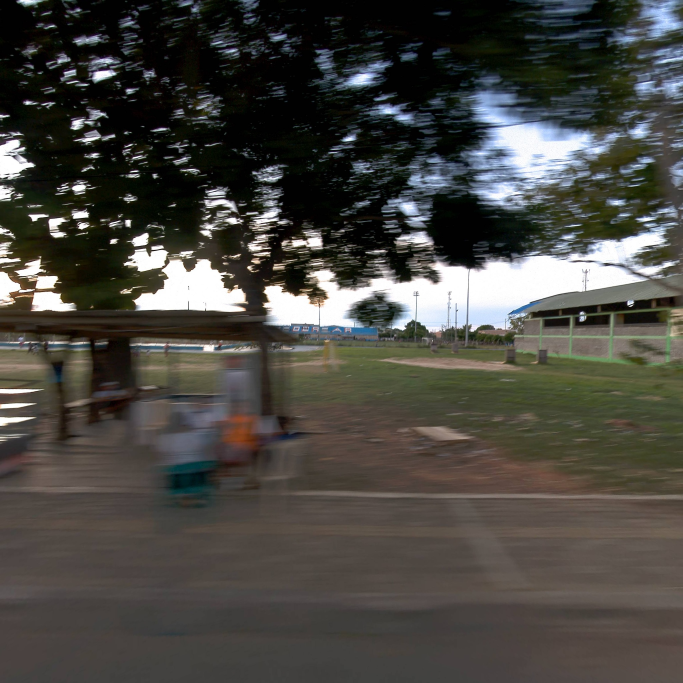
#> input picture train/aceptable/Derecha_Mosaic_pano_2024-12-19_01-03-07_000320.jpg, 2048 x 2048 px (shown at 1/3 size)
$ python -i desenfoque.py   (imports and definitions only)   (older library calls are emulated)
#> lines starting #> are read from the running program, lines starting #| are printed output that depends on the picture; after the words box and inside, x2 and y2 are one past the last pixel; in counts of white or black regions, pixels touching at a corner belong together
#> further down, picture is the input picture: shape (2048, 2048, 3); mean B, G, R 65.9, 71.1, 72.6
# models/modelo_desenfoque.py
from .base_model import BaseModel
from config import *
from sklearn.model_selection import train_test_split
from sklearn.metrics import accuracy_score
import numpy as np
import xgboost as xgb
import cv2
from skimage.feature import graycomatrix, graycoprops
from skimage.metrics import structural_similarity as ssim
from skimage.measure import shannon_entropy
import warnings

class ModeloDesenfoque(BaseModel):
    # [55 lines left out: functions __init__, entrenar, not called in this run]


def calcular_metricas_desenfoque(imagen_bgr):
    """Calcula métricas especializadas para detección de desenfoque"""
    gray = cv2.cvtColor(imagen_bgr, cv2.COLOR_BGR2GRAY).astype(np.uint8)
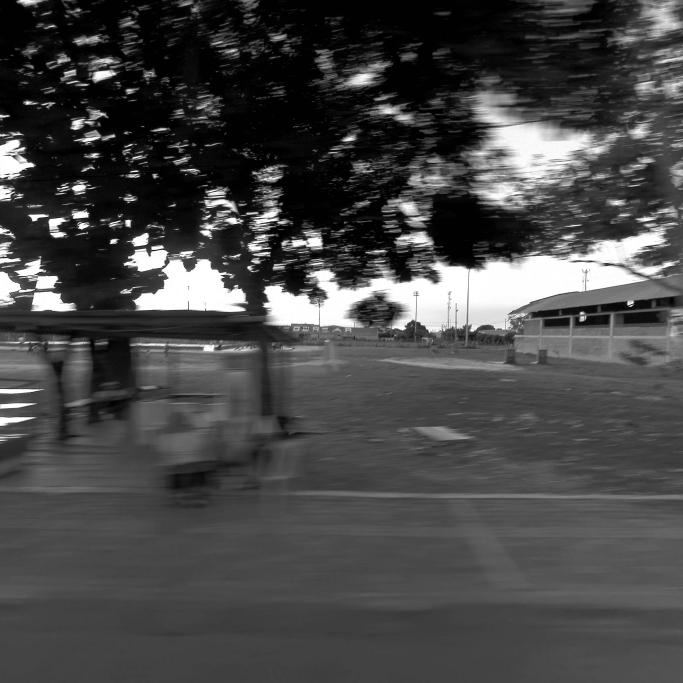
#> gray: shape (2048, 2048) (shown at 1/3 size); min 0, max 255, mean 70.9
    metricas = {}

    # 1. GLCM (textura)
    try:
        glcm = graycomatrix(gray, distances=[1], angles=[0], symmetric=True, normed=True)
        metricas['glcm_contrast'] = float(graycoprops(glcm, 'contrast')[0, 0])
        metricas['glcm_homogeneity'] = float(graycoprops(glcm, 'homogeneity')[0, 0])
    except Exception:
        metricas['glcm_contrast'] = 0
        metricas['glcm_homogeneity'] = 0

    # 2. Entropía
    try:
        metricas['entropy'] = float(shannon_entropy(gray))
    except Exception:
        metricas['entropy'] = 0

    # 3. Análisis de frecuencia FFT
    fft = np.fft.fft2(gray.astype(float))
    fft_shift = np.fft.fftshift(fft)
    magnitude = np.log1p(np.abs(fft_shift))  # log1p evita warnings de log(0)
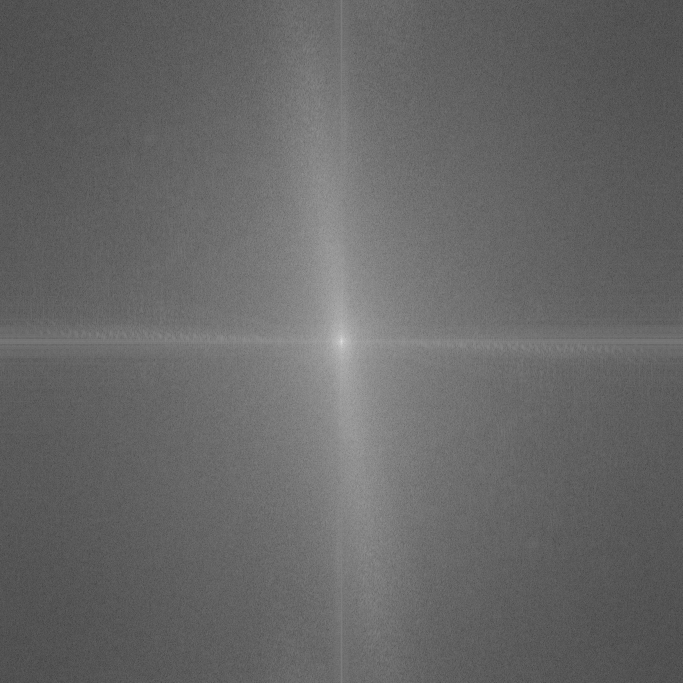
#> magnitude: shape (2048, 2048) float64 (shown at 1/3 size); min 0.886, max 19.51, mean 8.45; drawn with min black and max white

    cy, cx = gray.shape[0] // 2, gray.shape[1] // 2
#> cy = 1024; cx = 1024
    high_freq = magnitude[cy-15:cy+15, cx-15:cx+15]
    low_freq = magnitude.copy()
    low_freq[cy-25:cy+25, cx-25:cx+25] = 0
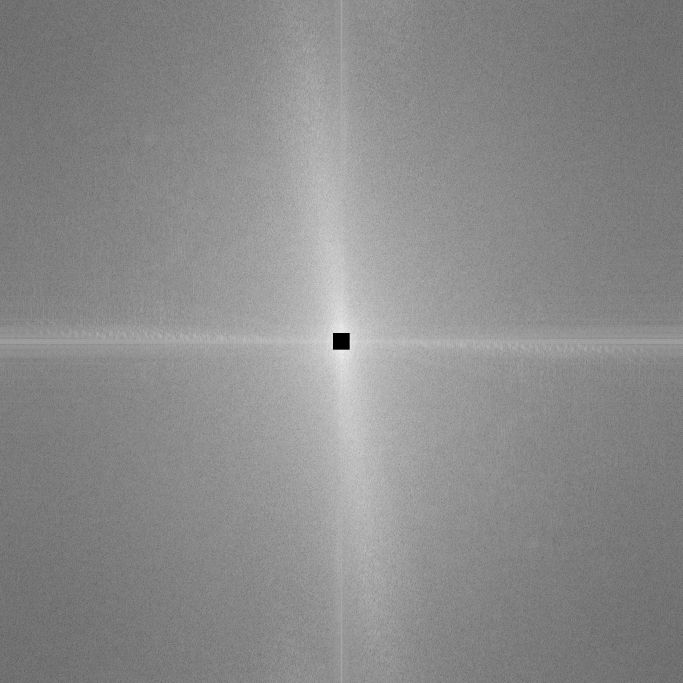
#> low_freq: shape (2048, 2048) float64 (shown at 1/3 size); min 0, max 15.44, mean 8.44; drawn with min black and max white

    mean_low = np.mean(low_freq[low_freq > 0]) if np.any(low_freq > 0) else 1e-6
#> mean_low = 8.44
    metricas['freq_ratio'] = float(np.mean(high_freq) / mean_low)

    # 4. Energía FFT
    metricas['fft_energy'] = float(np.sum(magnitude**2) / gray.size)

    # 5. SSIM (silenciar warnings si la imagen es plana)
    with warnings.catch_warnings():
        warnings.simplefilter("ignore")
        try:
            small = cv2.resize(gray, (256, 256))
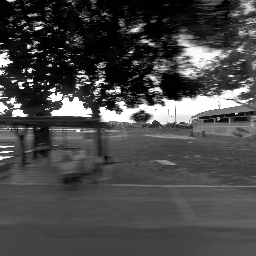
#> small: shape (256, 256); min 0, max 255, mean 71
            blurred = cv2.GaussianBlur(small, (5, 5), 0.5)
            metricas['ssim'] = float(ssim(small, blurred, data_range=small.max() - small.min() + 1e-6))
        except Exception:
            metricas['ssim'] = 0

    # 6. Blur extent
    try:
        edges = cv2.Canny(gray, 50, 150)
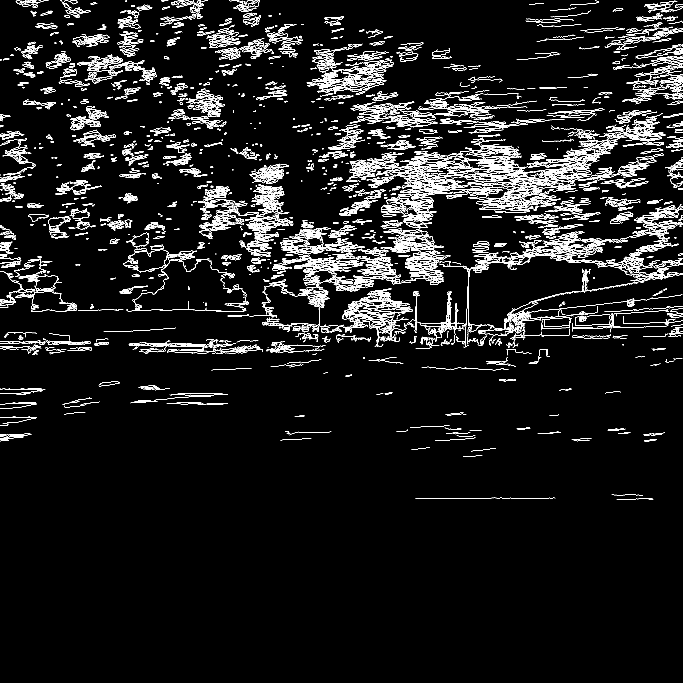
#> edges: shape (2048, 2048) (shown at 1/3 size); 4.6% white in thin lines or dots, all inside (x1, y1, x2, y2) = (0, 0, 2048, 1499)
        if np.any(edges):
            edge_gradient = np.abs(cv2.Sobel(gray, cv2.CV_64F, 1, 1, ksize=3))
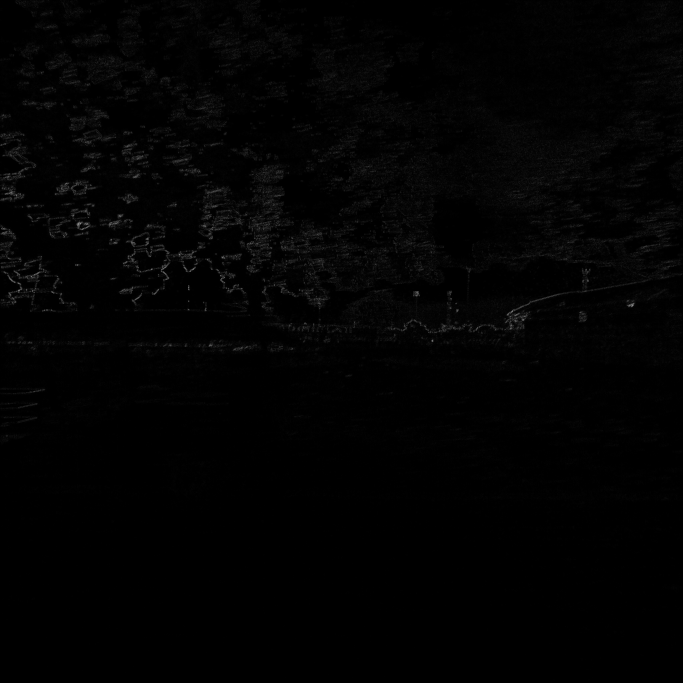
#> edge_gradient: shape (2048, 2048) float64 (shown at 1/3 size); min 0, max 308, mean 3.5; drawn with min black and max white
            metricas['blur_extent'] = float(np.mean(edge_gradient[edges > 0]))
        else:
            metricas['blur_extent'] = 0.0
    except Exception:
        metricas['blur_extent'] = 0

    # 7. Varianza Laplaciana
    try:
        laplacian = cv2.Laplacian(gray, cv2.CV_64F)
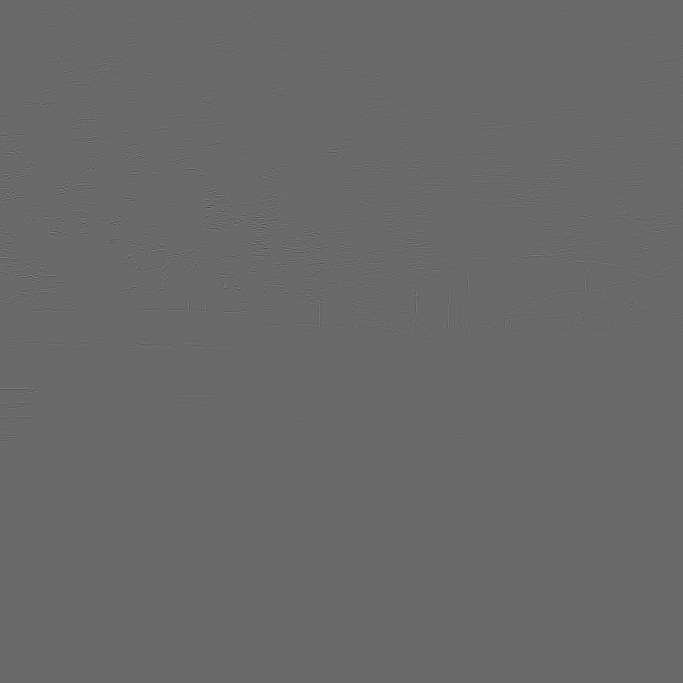
#> laplacian: shape (2048, 2048) float64 (shown at 1/3 size); min -343, max 481, mean 0; drawn with min black and max white
        metricas['laplacian_variance'] = float(np.var(laplacian))
    except Exception:
        metricas['laplacian_variance'] = 0

    return metricas

>>> import cv2
>>> picture = cv2.imread('../train/aceptable/Derecha_Mosaic_pano_2024-12-19_01-03-07_000320.jpg')
>>> result = calcular_metricas_desenfoque(picture)
#> result = {'glcm_contrast': 25.61, 'glcm_homogeneity': 0.633, 'entropy': 6.83, 'freq_ratio': 1.77, 'fft_energy': 73.05, 'ssim': 0.979, 'blur_extent': 12.93, 'laplacian_variance': 223.4}

$ run again, on train/aceptable/Derecha_Mosaic_pano_2024-12-21_00-06-42_000016.jpg
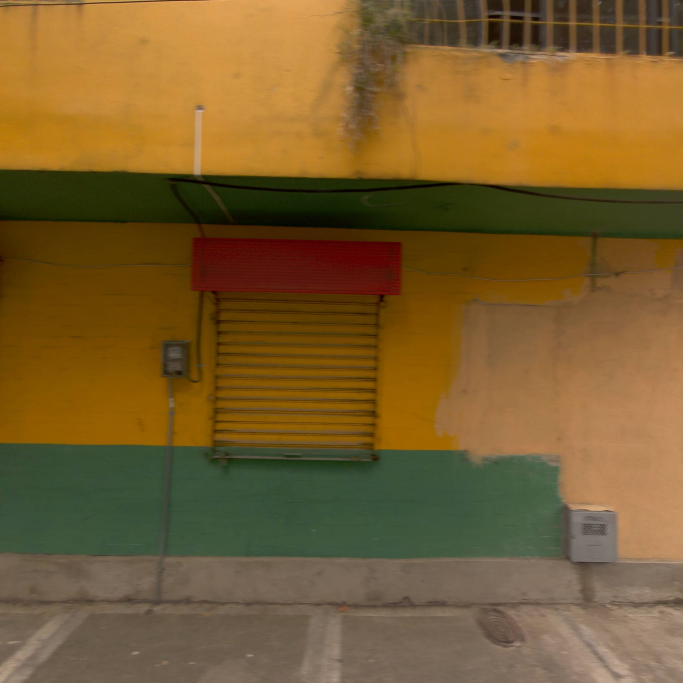
#> input picture train/aceptable/Derecha_Mosaic_pano_2024-12-21_00-06-42_000016.jpg, 2048 x 2048 px (shown at 1/3 size)
#> picture is the input picture: shape (2048, 2048, 3); mean B, G, R 46.1, 93.1, 121.3
#> mean_low = 7.65
#> in calcular_metricas_desenfoque, `edges = cv2.Canny(gray, 50, 150)`:
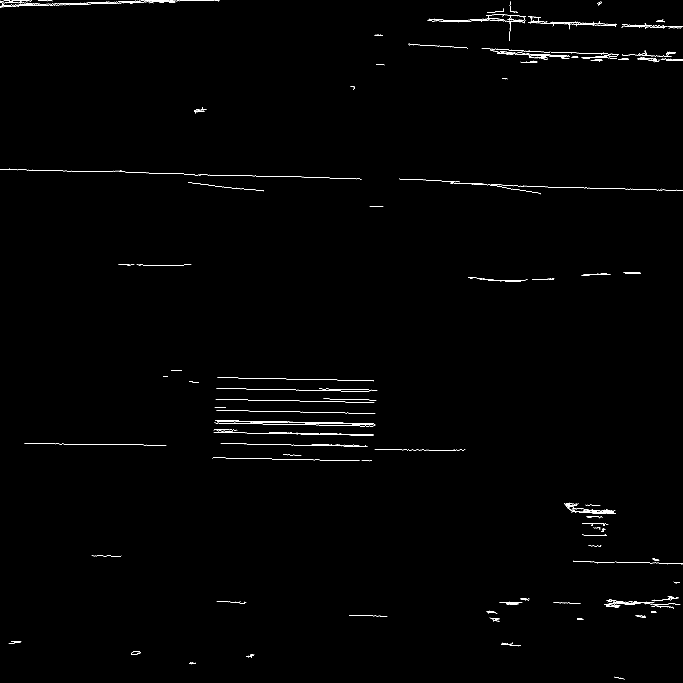
#> edges: shape (2048, 2048) (shown at 1/3 size); 0.48% white in thin lines or dots
#> in calcular_metricas_desenfoque, `laplacian = cv2.Laplacian(gray, cv2.CV_64F)`:
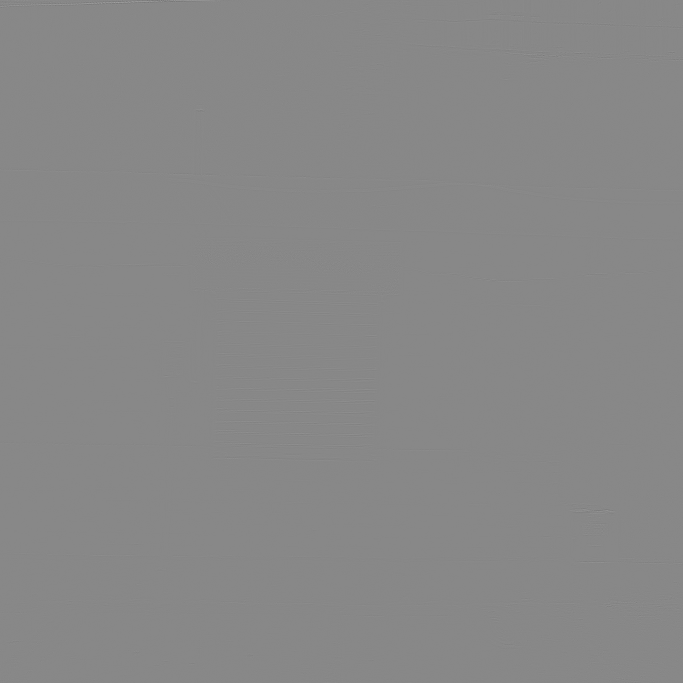
#> laplacian: shape (2048, 2048) float64 (shown at 1/3 size); min -321, max 280, mean 0; drawn with min black and max white
#> result = {'glcm_contrast': 2.96, 'glcm_homogeneity': 0.71, 'entropy': 7.03, 'freq_ratio': 1.76, 'fft_energy': 59.48, 'ssim': 0.989, 'blur_extent': 6.6, 'laplacian_variance': 26.14}
